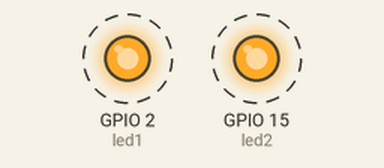
A sketch run on a simulated ESP32. Shown: output pins drawn as LEDs (lit = HIGH). Dashed ring = blinking. What the sketch prints to the serial monitor is not drawn.

Above: at 0.2 s.
Timing chart, 0 to 4.6 s (numbered marks = the images above):
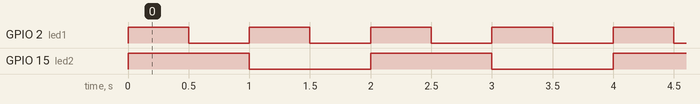

The sketch:

task_create_example.ino
```cpp
#include <Arduino.h>

const int led1 = 2; // LED pin
const int led2 = 15;

void setup() {
  // put your setup code here, to run once:
  pinMode(led1, OUTPUT);
  pinMode(led2, OUTPUT);

  xTaskCreatePinnedToCore(
    toggleLED1,    // Function that should be called
    "Toggle LED",   // Name of the task (for debugging)
    1000,            // Stack size (bytes)
    NULL,            // Parameter to pass
    1,               // Task priority
    NULL,             // Task handle
    0
  );
  xTaskCreatePinnedToCore(
    toggleLED2,
    "Toggle LED 2",
    1000,
    NULL,
    1,
    NULL,
    1
  );
  Serial.begin(115200);
}

void toggleLED1(void * parameter){
  for(;;){ // infinite loop
    Serial.println("Hello from toggleLED1");
    // Turn the LED on
    digitalWrite(led1, HIGH);
    // Pause the task for 500ms
    vTaskDelay(500 / portTICK_PERIOD_MS);
    // Turn the LED off
    digitalWrite(led1, LOW);
    // Pause the task again for 500ms
    vTaskDelay(500 / portTICK_PERIOD_MS);
  }
}

void toggleLED2(void * parameter){
  for(;;){ // infinite loop
    Serial.println("Hello from toggleLED2");
    // Turn the LED on
    digitalWrite(led2, HIGH);
    // Pause the task for 500ms
    vTaskDelay(1000 / portTICK_PERIOD_MS);
    // Turn the LED off
    digitalWrite(led2, LOW);
    // Pause the task again for 500ms
    vTaskDelay(1000 / portTICK_PERIOD_MS);
  }
}

void loop() {
  // put your main code here, to run repeatedly:

}
```

Measured:
- by itself, GPIO 2 (led1): alternates HIGH for 0.50 s and LOW for 0.50 s
- by itself, GPIO 15 (led2): alternates HIGH for 1.0 s and LOW for 1.0 s
- by itself, everything shown: repeats every 2.0 s, in 4 steps
